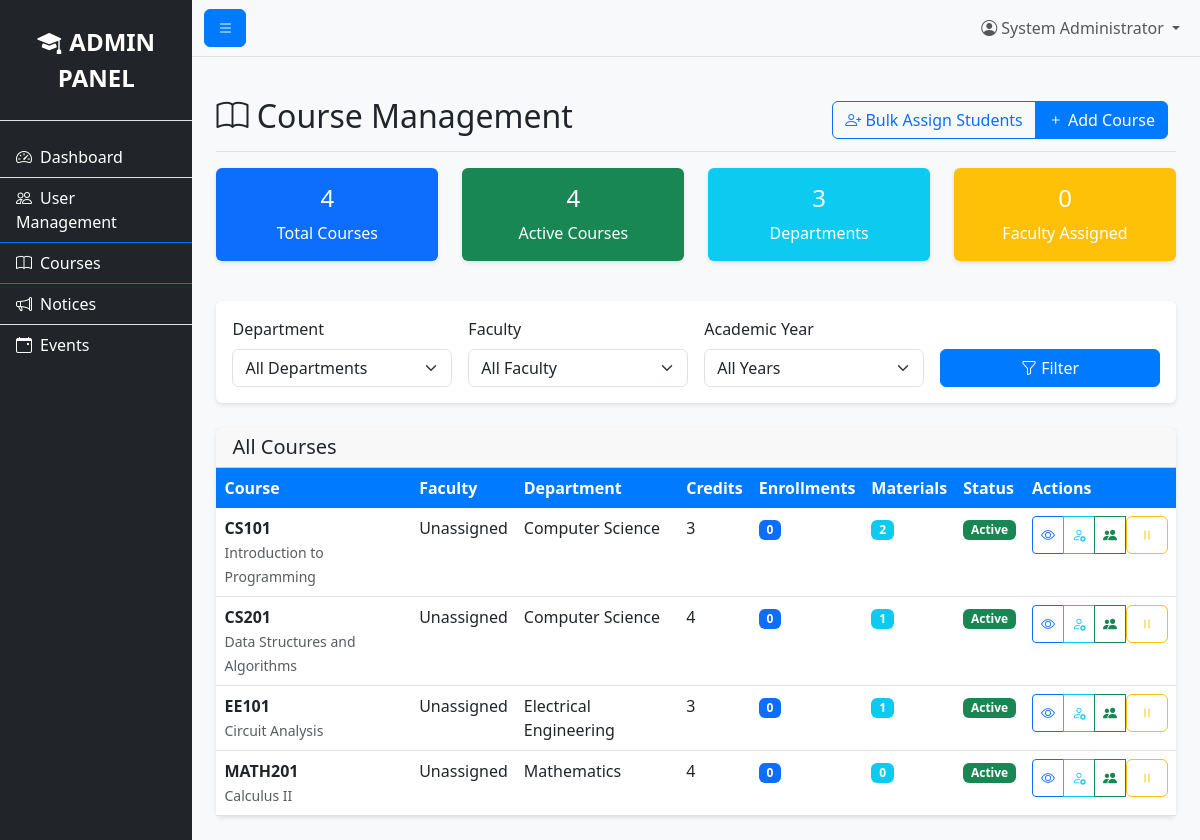
The page /admin/courses.php (signed in) on the database its author committed.
### tables this page shows
CREATE TABLE courses (
    id INT AUTO_INCREMENT PRIMARY KEY,
    course_code VARCHAR(20) UNIQUE NOT NULL,
    course_name VARCHAR(200) NOT NULL,
    description TEXT,
    credit_hours INT DEFAULT 3,
    max_students INT DEFAULT NULL,
    department VARCHAR(100),
    department_id INT,
    faculty_id INT,
    academic_year VARCHAR(10),
    semester VARCHAR(20),
    is_active BOOLEAN DEFAULT TRUE,
    created_at TIMESTAMP DEFAULT CURRENT_TIMESTAMP,
    FOREIGN KEY (faculty_id) REFERENCES users(id),
    FOREIGN KEY (department_id) REFERENCES departments(id)
);

### php/config.php (called while the page is built, shortened)
<?php
function executeQuery($conn, $sql, $types = "", $params = []) {
    try {
        $stmt = $conn->prepare($sql);
        $result = $stmt->execute();
        return $stmt;
    } catch (Exception $e) {
        throw new Exception("Query execution error: " . $e->getMessage());
    }
}
function fetchSingleRow($conn, $sql, $types = "", $params = []) {
    try {
        $stmt = executeQuery($conn, $sql, $types, $params);
        $result = $stmt->get_result();
        $row = $result->fetch_assoc();
        return $row;
    } catch (Exception $e) {
        throw new Exception("Fetch single row error: " . $e->getMessage());
    }
}
function fetchMultipleRows($conn, $sql, $types = "", $params = []) {
    try {
        $stmt = executeQuery($conn, $sql, $types, $params);
        $result = $stmt->get_result();
        $rows = [];
        while ($row = $result->fetch_assoc()) {
            $rows[] = $row;
        }
        return $rows;
    } catch (Exception $e) {
        throw new Exception("Fetch multiple rows error: " . $e->getMessage());
    }
}
?>

### admin/courses.php (the view, shortened to what this page needs)
<?php
require_once '../php/config.php';
$conn = getDBConnection();
$whereConditions = [];
$params = [];
$types = "";
$whereClause = !empty($whereConditions) ? 'WHERE ' . implode(' AND ', $whereConditions) : '';
$sql = "SELECT c.*, ca.faculty_id, u.full_name as faculty_name,
        COUNT(DISTINCT ce.student_id) as enrollment_count,
        COUNT(DISTINCT cm.id) as material_count
        FROM courses c
        LEFT JOIN course_assignments ca ON c.id = ca.course_id
        LEFT JOIN users u ON ca.faculty_id = u.id AND u.role = 'faculty'
        LEFT JOIN course_enrollments ce ON c.id = ce.course_id AND ce.status = 'enrolled'
        LEFT JOIN course_materials cm ON c.id = cm.course_id AND cm.is_active = 1
        $whereClause
        GROUP BY c.id, ca.faculty_id
        ORDER BY c.created_at DESC";
if (empty($whereConditions)) {
    $sql = "SELECT c.*, ca.faculty_id, u.full_name as faculty_name,
            COUNT(DISTINCT ce.student_id) as enrollment_count,
            COUNT(DISTINCT cm.id) as material_count
            FROM courses c
            LEFT JOIN course_assignments ca ON c.id = ca.course_id
            LEFT JOIN users u ON ca.faculty_id = u.id AND u.role = 'faculty'
            LEFT JOIN course_enrollments ce ON c.id = ce.course_id AND ce.status = 'enrolled'
            LEFT JOIN course_materials cm ON c.id = cm.course_id AND cm.is_active = 1
            GROUP BY c.id, ca.faculty_id
            ORDER BY c.created_at DESC";
}
$courses = fetchMultipleRows($conn, $sql, $types, $params);
$stats = fetchSingleRow($conn, "SELECT
    COUNT(DISTINCT c.id) as total_courses,
    COUNT(DISTINCT CASE WHEN c.id IS NOT NULL THEN c.id END) as active_courses,
    COUNT(DISTINCT c.department) as total_departments,
    COUNT(DISTINCT ca.faculty_id) as faculty_assigned
    FROM courses c
    LEFT JOIN course_assignments ca ON c.id = ca.course_id");
?>
<!DOCTYPE html>
<html lang="en">
<head>
    <link href="https://cdn.jsdelivr.net/npm/bootstrap@5.3.0/dist/css/bootstrap.min.css" rel="stylesheet">
    <link href="https://cdn.jsdelivr.net/npm/bootstrap-icons@1.10.0/font/bootstrap-icons.css" rel="stylesheet">
    <link href="../css/style.css" rel="stylesheet">
</head>
<body>
    <div class="d-flex" id="wrapper">
        <div class="bg-dark text-white" id="sidebar-wrapper">
            <div class="sidebar-heading text-center py-4 primary-text fs-4 fw-bold text-uppercase border-bottom">
                <i class="bi bi-mortarboard-fill me-2"></i>Admin Panel
            </div>
            <div class="list-group list-group-flush my-3">
                <a href="dashboard.php" class="list-group-item list-group-item-action bg-transparent text-white">
                    <i class="bi bi-speedometer2 me-2"></i>Dashboard
                </a>
                <a href="users.php" class="list-group-item list-group-item-action bg-transparent text-white">
                    <i class="bi bi-people me-2"></i>User Management
                </a>
                <a href="courses.php" class="list-group-item list-group-item-action bg-transparent text-white active">
                    <i class="bi bi-book me-2"></i>Courses
                </a>
                <a href="notices.php" class="list-group-item list-group-item-action bg-transparent text-white">
                    <i class="bi bi-megaphone me-2"></i>Notices
                </a>
                <a href="events.php" class="list-group-item list-group-item-action bg-transparent text-white">
                    <i class="bi bi-calendar-event me-2"></i>Events
                </a>
            </div>
        </div>
        <div id="page-content-wrapper">
            <nav class="navbar navbar-expand-lg navbar-light bg-light border-bottom">
                <div class="container-fluid">
                    <button class="btn btn-primary" id="menu-toggle">
                        <i class="bi bi-list"></i>
                    </button>
                    <div class="navbar-nav ms-auto">
                        <div class="nav-item dropdown">
                            <a class="nav-link dropdown-toggle" href="#" role="button" data-bs-toggle="dropdown">
                                <i class="bi bi-person-circle"></i> <?php echo htmlspecialchars($_SESSION['full_name']); ?>
                            </a>
                        </div>
                    </div>
                </div>
            </nav>
            <div class="container-fluid p-4">
                <div class="d-flex justify-content-between flex-wrap flex-md-nowrap align-items-center pt-3 pb-2 mb-3 border-bottom">
                    <h1 class="h2">
                        <i class="bi bi-book"></i> Course Management
                    </h1>
                    <div class="btn-toolbar mb-2 mb-md-0">
                        <div class="btn-group me-2">
                            <a href="student_assignments.php" class="btn btn-outline-primary">
                                <i class="bi bi-person-plus"></i> Bulk Assign Students
                            </a>
                            <button type="button" class="btn btn-primary" data-bs-toggle="modal" data-bs-target="#createCourseModal">
                                <i class="bi bi-plus"></i> Add Course
                            </button>
                        </div>
                    </div>
                </div>
                <div class="row mb-4">
                    <div class="col-md-3 mb-3">
                        <div class="card text-white bg-primary">
                            <div class="card-body text-center">
                                <h4><?php echo $stats['total_courses']; ?></h4>
                                <p class="mb-0">Total Courses</p>
                            </div>
                        </div>
                    </div>
                    <div class="col-md-3 mb-3">
                        <div class="card text-white bg-success">
                            <div class="card-body text-center">
                                <h4><?php echo $stats['active_courses']; ?></h4>
                                <p class="mb-0">Active Courses</p>
                            </div>
                        </div>
                    </div>
                    <div class="col-md-3 mb-3">
                        <div class="card text-white bg-info">
                            <div class="card-body text-center">
                                <h4><?php echo $stats['total_departments']; ?></h4>
                                <p class="mb-0">Departments</p>
                            </div>
                        </div>
                    </div>
                    <div class="col-md-3 mb-3">
                        <div class="card text-white bg-warning">
                            <div class="card-body text-center">
                                <h4><?php echo $stats['faculty_assigned']; ?></h4>
                                <p class="mb-0">Faculty Assigned</p>
                            </div>
                        </div>
                    </div>
                </div>
                <div class="card mb-4">
                    <div class="card-body">
                        <form method="GET" class="row g-3">
                            <div class="col-md-3">
                                <label for="department" class="form-label">Department</label>
                                <select class="form-select" name="department">
                                    <option value="all">All Departments</option>
                                </select>
                            </div>
                            <div class="col-md-3">
                                <label for="faculty" class="form-label">Faculty</label>
                                <select class="form-select" name="faculty">
                                    <option value="all">All Faculty</option>
                                </select>
                            </div>
                            <div class="col-md-3">
                                <label for="year" class="form-label">Academic Year</label>
                                <select class="form-select" name="year">
                                    <option value="all">All Years</option>
                                </select>
                            </div>
                            <div class="col-md-3">
                                <label class="form-label">&nbsp;</label>
                                <div class="d-grid">
                                    <button type="submit" class="btn btn-primary">
                                        <i class="bi bi-funnel"></i> Filter
                                    </button>
                                </div>
                            </div>
                        </form>
                    </div>
                </div>
                <div class="card">
                    <div class="card-header">
                        <h5 class="mb-0">All Courses</h5>
                    </div>
                    <div class="card-body p-0">
                        <?php if (empty($courses)): ?>
                            <div class="text-center p-4">
                                <i class="bi bi-book display-1 text-muted"></i>
                                <p class="text-muted mt-3">No courses found.</p>
                            </div>
                        <?php else: ?>
                            <div class="table-responsive">
                                <table class="table table-hover mb-0">
                                    <thead class="table-light">
                                        <tr>
                                            <th>Course</th>
                                            <th>Faculty</th>
                                            <th>Department</th>
                                            <th>Credits</th>
                                            <th>Enrollments</th>
                                            <th>Materials</th>
                                            <th>Status</th>
                                            <th>Actions</th>
                                        </tr>
                                    </thead>
                                    <tbody>
                                        <?php foreach ($courses as $course): ?>
                                            <tr>
                                                <td>
                                                    <div>
                                                        <strong><?php echo htmlspecialchars($course['course_code']); ?></strong><br>
                                                        <small class="text-muted"><?php echo htmlspecialchars($course['course_name']); ?></small>
                                                    </div>
                                                </td>
                                                <td>
                                                    <?php echo htmlspecialchars($course['faculty_name'] ?? 'Unassigned'); ?>
                                                </td>
                                                <td><?php echo htmlspecialchars($course['department'] ?? 'N/A'); ?></td>
                                                <td><?php echo $course['credit_hours']; ?></td>
                                                <td>
                                                    <span class="badge bg-primary"><?php echo $course['enrollment_count']; ?></span>
                                                </td>
                                                <td>
                                                    <span class="badge bg-info"><?php echo $course['material_count']; ?></span>
                                                </td>
                                                <td>
                                                    <?php if ($course['is_active']): ?>
                                                        <span class="badge bg-success">Active</span>
                                                    <?php else: ?>
                                                        <span class="badge bg-secondary">Inactive</span>
                                                    <?php endif; ?>
                                                </td>
                                                <td>
                                                    <div class="btn-group btn-group-sm">
                                                        <button type="button" class="btn btn-outline-primary"
                                                                onclick="viewCourse(<?php echo $course['id']; ?>)">
                                                            <i class="bi bi-eye"></i>
                                                        </button>
                                                        <button type="button" class="btn btn-outline-info"
                                                                onclick="manageFaculty(<?php echo $course['id']; ?>, '<?php echo htmlspecialchars($course['course_code']); ?>', <?php echo $course['faculty_id'] ?? 0; ?>)">
                                                            <i class="bi bi-person-gear"></i>
                                                        </button>
                                                        <button type="button" class="btn btn-outline-success"
                                                                onclick="manageEnrollments(<?php echo $course['id']; ?>, '<?php echo htmlspecialchars($course['course_code']); ?>')">
                                                            <i class="bi bi-people-fill"></i>
                                                        </button>
                                                        <form method="POST" style="display: inline;"
                                                              onsubmit="return confirm('Are you sure?')">
                                                            <button type="submit" name="toggle_course_status"
                                                                    class="btn btn-outline-<?php echo $course['is_active'] ? 'warning' : 'success'; ?>">
                                                                <i class="bi bi-<?php echo $course['is_active'] ? 'pause' : 'play'; ?>"></i>
                                                            </button>
                                                        </form>
                                                    </div>
                                                </td>
                                            </tr>
                                        <?php endforeach; ?>
                                    </tbody>
                                </table>
                            </div>
                        <?php endif; ?>
                    </div>
                </div>
            </div>
        </div>
    </div>
</body>
</html>

### rows shown on the page
courses: course_code "CS101", course_name "Introduction to Programming", faculty_name "Unassigned", department "Computer Science", credit_hours "3", enrollment_count "0", material_count "2", is_active "Active"
courses: course_code "CS201", course_name "Data Structures and Algorithms", faculty_name "Unassigned", department "Computer Science", credit_hours "4", enrollment_count "0", material_count "1", is_active "Active"
courses: course_code "EE101", course_name "Circuit Analysis", faculty_name "Unassigned", department "Electrical Engineering", credit_hours "3", enrollment_count "0", material_count "1", is_active "Active"
courses: course_code "MATH201", course_name "Calculus II", faculty_name "Unassigned", department "Mathematics", credit_hours "4", enrollment_count "0", material_count "0", is_active "Active"

### other values the page prints
$_SESSION['full_name'] "System Administrator"
$stats['total_courses'] "4"
$stats['active_courses'] "4"
$stats['total_departments'] "3"
$stats['faculty_assigned'] "0"
